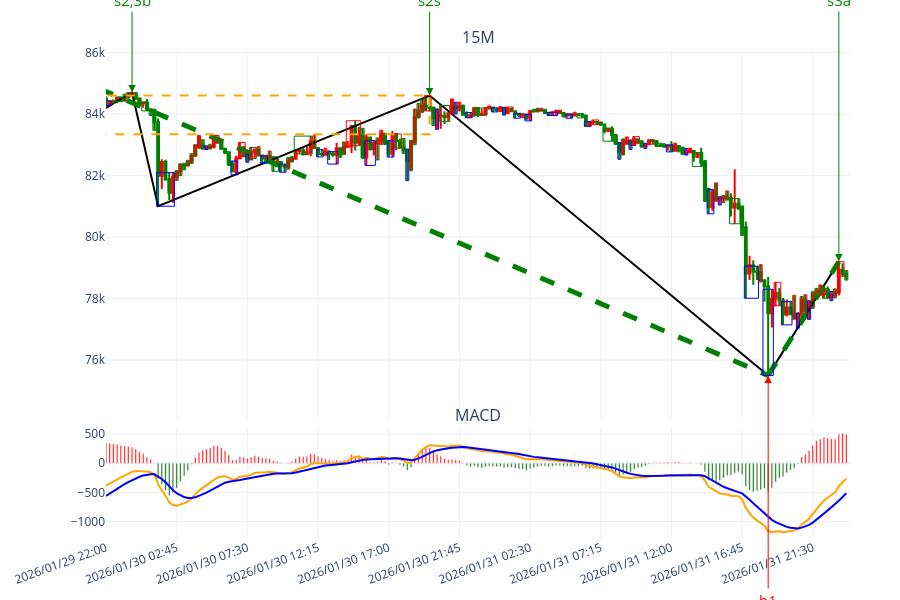

Source (notebook cell):
### Code cell
# %load test1.py

# ===== 必须放在最前面 =====
import sys
import os

project_root = os.path.abspath("..")  # Debug 的上一级

if project_root not in sys.path:
    sys.path.insert(0, project_root)

print("Project root:", project_root)

# ===== 再 import =====
from Chan import CChan
from ChanConfig import CChanConfig
from Common.CEnum import AUTYPE, BSP_TYPE, DATA_SRC, FX_TYPE, KL_TYPE
from Plot import get_plot_driver
"""
示例策略（回测演示）：
- 演示如何使用 `CChan` 按步触发或逐根喂入 K 线并实现简单交易逻辑。
- 仅为教学示例，不构成投资建议。
"""



if __name__ == "__main__":
    # 简单示例策略：只交易一类买卖点（底分型开仓，顶分型平仓）
    # 该脚本用于回测演示，逻辑保持简洁清晰。
    # 与 main.py 保持一致，使用 CCXT 获取合约/交易对数据（示例使用 BTC/USDT）
    code = "BTCUSDT"
    begin_time = "2025-01-01"
    end_time = "2026-02-04"
    data_src = DATA_SRC.CSV
    lv_list = [KL_TYPE.K_15M]

    # CChan 配置：开启 step 触发并设置分歧率与最小中枢数
    config = CChanConfig({
        "trigger_step": True,
        "divergence_rate": 0.8,
        "min_zs_cnt": 1,
    })

    # 绘图开关：按需开启或关闭各类子图
    plot_config = {
        "plot_kline": True,
        "plot_kline_combine": True,
        "plot_bi": True,
        "plot_seg": True,
        "plot_eigen": False,
        "plot_zs": True,
        "plot_macd": True,
        "plot_mean": False,
        "plot_channel": False,
        "plot_bsp": True,
        "plot_extrainfo": False,
        "plot_demark": False,
        "plot_marker": False,
        "plot_rsi": False,
        "plot_kdj": False,
    }

    # 绘图参数：局部绘制参数和图像范围
    plot_para = {
        "seg": {},
        "bi": {},
        "figure": {"x_range": 200},
        "marker": {},
    }


    # 初始化 CChan（自动加载历史数据并开始计算）
    chan = CChan(
        code=code,
        begin_time=begin_time,
        end_time=end_time,
        data_src=data_src,
        lv_list=lv_list,
        config=config,
        autype=AUTYPE.NONE,  # 合约/CCXT 数据无需复权
    )

    is_hold = False
    last_buy_price = None
    # 遍历按步返回的快照（每增加一根 K 线会产出新的静态计算结果）
    for chan_snapshot in chan.step_load():
        # 获取最新的买卖点列表（按时间倒序）
        bsp_list = chan_snapshot.get_latest_bsp()
        if not bsp_list:
            continue
        last_bsp = bsp_list[0]
        # 仅处理 T1 / T1P 类型买卖点
        if BSP_TYPE.T1 not in last_bsp.type and BSP_TYPE.T1P not in last_bsp.type:
            continue
        cur_lv_chan = chan_snapshot[0]
        # 仅当买卖点对应的 K 线与当前倒数第二根 K 线对齐时才执行交易判定
        if last_bsp.klu.klc.idx != cur_lv_chan[-2].idx:
            continue
        # 底分型且为买点且未持仓 → 开仓
        if cur_lv_chan[-2].fx == FX_TYPE.BOTTOM and last_bsp.is_buy and not is_hold:
            last_buy_price = cur_lv_chan[-1][-1].close
            print(f'{cur_lv_chan[-1][-1].time}:buy price = {last_buy_price}')
            is_hold = True
        # 顶分型且为卖点且持仓中 → 平仓
        elif cur_lv_chan[-2].fx == FX_TYPE.TOP and not last_bsp.is_buy and is_hold:
            sell_price = cur_lv_chan[-1][-1].close
            print(f'{cur_lv_chan[-1][-1].time}:sell price = {sell_price}, profit rate = {(sell_price-last_buy_price)/last_buy_price*100:.2f}%')
            is_hold = False

    # 使用 plotly 引擎绘图
    CPlotDriver = get_plot_driver("plotly")
    plot_driver = CPlotDriver(chan, plot_config=plot_config, plot_para=plot_para)
    plot_driver.show()
    plot_driver.save2img("./result/test.html")

### Figure 1 — Plotly figure (JSON) as saved in the notebook; plotly's stock layout.template omitted (floating-point values rounded to 4 significant figures; data arrays with more than 128 entries replaced by an {"elided": "..."} marker saying what was removed)
{"data": [{"close": {"elided": "200 float values"}, "decreasing": {"fillcolor": "green", "line": {"color": "green"}}, "high": {"elided": "200 float values"}, "increasing": {"fillcolor": "red", "line": {"color": "red"}}, "low": {"elided": "200 float values"}, "name": "K线", "open": {"elided": "200 float values"}, "showlegend": false, "type": "candlestick", "x": {"elided": "200 int values"}, "xaxis": "x", "yaxis": "y"}, {"line": {"color": "black"}, "mode": "lines", "showlegend": false, "type": "scatter", "x": [37804, 37823, 37830, 37903, 37994, 38013], "xaxis": "x", "y": [83340.0, 84700.0, 81000, 84599, 75500, 79200], "yaxis": "y"}, {"line": {"color": "green", "dash": "dash", "width": 5}, "mode": "lines", "showlegend": false, "type": "scatter", "x": [37703, 37994], "xaxis": "x", "y": [90590.0, 75500], "yaxis": "y"}, {"line": {"color": "green", "dash": "dash", "width": 5}, "mode": "lines", "showlegend": false, "type": "scatter", "x": [37994, 38013], "xaxis": "x", "y": [75500, 79200], "yaxis": "y"}, {"line": {"color": "#FFA500"}, "mode": "lines", "name": "DIF", "showlegend": false, "type": "scatter", "x": {"elided": "200 int values"}, "xaxis": "x2", "y": {"elided": "200 float values"}, "yaxis": "y2"}, {"line": {"color": "#0000ff"}, "mode": "lines", "name": "DEA", "showlegend": false, "type": "scatter", "x": {"elided": "200 int values"}, "xaxis": "x2", "y": {"elided": "200 float values"}, "yaxis": "y2"}, {"marker": {"color": {"elided": "200 str values"}}, "name": "MACD", "showlegend": false, "type": "bar", "width": 0.4, "x": {"elided": "200 int values"}, "xaxis": "x2", "y": {"elided": "200 float values"}, "yaxis": "y2"}], "layout": {"annotations": [{"font": {"size": 16}, "showarrow": false, "text": "15M", "x": 0.5, "xanchor": "center", "xref": "paper", "y": 1.0, "yanchor": "bottom", "yref": "paper"}, {"font": {"size": 16}, "showarrow": false, "text": "MACD", "x": 0.5, "xanchor": "center", "xref": "paper", "y": 0.2262, "yanchor": "bottom", "yref": "paper"}, {"arrowcolor": "red", "arrowhead": 2, "arrowsize": 1.5, "arrowwidth": 1, "ax": 0, "ay": 55200.0, "font": {"color": "red", "size": 15}, "showarrow": true, "text": "b1", "x": 37994, "xref": "x", "y": 75500, "yref": "y"}, {"arrowcolor": "green", "arrowhead": 2, "arrowsize": 1.5, "arrowwidth": 1, "ax": 0, "ay": -55200.0, "font": {"color": "green", "size": 15}, "showarrow": true, "text": "s2,3b", "x": 37823, "xref": "x", "y": 84700.0, "yref": "y"}, {"arrowcolor": "green", "arrowhead": 2, "arrowsize": 1.5, "arrowwidth": 1, "ax": 0, "ay": -55200.0, "font": {"color": "green", "size": 15}, "showarrow": true, "text": "s3a", "x": 38013, "xref": "x", "y": 79200, "yref": "y"}, {"arrowcolor": "green", "arrowhead": 2, "arrowsize": 1.5, "arrowwidth": 1, "ax": 0, "ay": -55200.0, "font": {"color": "green", "size": 15}, "showarrow": true, "text": "s2s", "x": 37903, "xref": "x", "y": 84599, "yref": "y"}], "height": 600, "margin": {"b": 50, "l": 50, "r": 50, "t": 50}, "shapes": [{"fillcolor": "rgba(0,0,0,0)", "line": {"color": "blue", "width": 1}, "type": "rect", "x0": 37820.0, "x1": 37820.0, "xref": "x", "y0": 84270.0, "y1": 84430.0, "yref": "y"}, {"fillcolor": "rgba(0,0,0,0)", "line": {"color": "green", "width": 1}, "type": "rect", "x0": 37820.0, "x1": 37820.0, "xref": "x", "y0": 84350, "y1": 84450, "yref": "y"}, {"fillcolor": "rgba(0,0,0,0)", "line": {"color": "green", "width": 1}, "type": "rect", "x0": 37820.0, "x1": 37820.0, "xref": "x", "y0": 84400, "y1": 84550.0, "yref": "y"}, {"fillcolor": "rgba(0,0,0,0)", "line": {"color": "green", "width": 1}, "type": "rect", "x0": 37820.0, "x1": 37820.0, "xref": "x", "y0": 84420.0, "y1": 84640.0, "yref": "y"}, {"fillcolor": "rgba(0,0,0,0)", "line": {"color": "green", "width": 1}, "type": "rect", "x0": 37820.0, "x1": 37820.0, "xref": "x", "y0": 84550.0, "y1": 84700.0, "yref": "y"}, {"fillcolor": "rgba(0,0,0,0)", "line": {"color": "red", "width": 1}, "type": "rect", "x0": 37820.0, "x1": 37820.0, "xref": "x", "y0": 84602, "y1": 84700.0, "yref": "y"}, {"fillcolor": "rgba(0,0,0,0)", "line": {"color": "green", "width": 1}, "type": "rect", "x0": 37820.0, "x1": 37820.0, "xref": "x", "y0": 84490.0, "y1": 84700.0, "yref": "y"}, {"fillcolor": "rgba(0,0,0,0)", "line": {"color": "green", "width": 1}, "type": "rect", "x0": 37820.0, "x1": 37830.0, "xref": "x", "y0": 84275, "y1": 84520.0, "yref": "y"}, {"fillcolor": "rgba(0,0,0,0)", "line": {"color": "green", "width": 1}, "type": "rect", "x0": 37830.0, "x1": 37830.0, "xref": "x", "y0": 84100, "y1": 84400.0, "yref": "y"}, {"fillcolor": "rgba(0,0,0,0)", "line": {"color": "green", "width": 1}, "type": "rect", "x0": 37830.0, "x1": 37830.0, "xref": "x", "y0": 83950, "y1": 84160.0, "yref": "y"}, {"fillcolor": "rgba(0,0,0,0)", "line": {"color": "green", "width": 1}, "type": "rect", "x0": 37830.0, "x1": 37830.0, "xref": "x", "y0": 83470.0, "y1": 84160.0, "yref": "y"}, {"fillcolor": "rgba(0,0,0,0)", "line": {"color": "blue", "width": 1}, "type": "rect", "x0": 37830.0, "x1": 37830.0, "xref": "x", "y0": 81000, "y1": 82090.0, "yref": "y"}, {"fillcolor": "rgba(0,0,0,0)", "line": {"color": "green", "width": 1}, "type": "rect", "x0": 37830.0, "x1": 37840.0, "xref": "x", "y0": 81840.0, "y1": 82150.0, "yref": "y"}, {"fillcolor": "rgba(0,0,0,0)", "line": {"color": "green", "width": 1}, "type": "rect", "x0": 37840.0, "x1": 37840.0, "xref": "x", "y0": 82000.0, "y1": 82380.0, "yref": "y"}, {"fillcolor": "rgba(0,0,0,0)", "line": {"color": "green", "width": 1}, "type": "rect", "x0": 37840.0, "x1": 37840.0, "xref": "x", "y0": 82180.0, "y1": 82400.0, "yref": "y"}, {"fillcolor": "rgba(0,0,0,0)", "line": {"color": "green", "width": 1}, "type": "rect", "x0": 37840.0, "x1": 37840.0, "xref": "x", "y0": 82320.0, "y1": 82490.0, "yref": "y"}, {"fillcolor": "rgba(0,0,0,0)", "line": {"color": "green", "width": 1}, "type": "rect", "x0": 37840.0, "x1": 37840.0, "xref": "x", "y0": 82390.0, "y1": 82710.0, "yref": "y"}, {"fillcolor": "rgba(0,0,0,0)", "line": {"color": "green", "width": 1}, "type": "rect", "x0": 37840.0, "x1": 37840.0, "xref": "x", "y0": 82640.0, "y1": 82980.0, "yref": "y"}, {"fillcolor": "rgba(0,0,0,0)", "line": {"color": "red", "width": 1}, "type": "rect", "x0": 37840.0, "x1": 37840.0, "xref": "x", "y0": 82890.0, "y1": 83300.0, "yref": "y"}, {"fillcolor": "rgba(0,0,0,0)", "line": {"color": "green", "width": 1}, "type": "rect", "x0": 37840.0, "x1": 37840.0, "xref": "x", "y0": 82860.0, "y1": 83160.0, "yref": "y"}, {"fillcolor": "rgba(0,0,0,0)", "line": {"color": "blue", "width": 1}, "type": "rect", "x0": 37840.0, "x1": 37840.0, "xref": "x", "y0": 82840.0, "y1": 82960.0, "yref": "y"}, {"fillcolor": "rgba(0,0,0,0)", "line": {"color": "green", "width": 1}, "type": "rect", "x0": 37840.0, "x1": 37840.0, "xref": "x", "y0": 82860.0, "y1": 83020.0, "yref": "y"}, {"fillcolor": "rgba(0,0,0,0)", "line": {"color": "red", "width": 1}, "type": "rect", "x0": 37840.0, "x1": 37850.0, "xref": "x", "y0": 83070.0, "y1": 83300, "yref": "y"}, {"fillcolor": "rgba(0,0,0,0)", "line": {"color": "green", "width": 1}, "type": "rect", "x0": 37850.0, "x1": 37850.0, "xref": "x", "y0": 82870.0, "y1": 83100, "yref": "y"}, {"fillcolor": "rgba(0,0,0,0)", "line": {"color": "green", "width": 1}, "type": "rect", "x0": 37850.0, "x1": 37850.0, "xref": "x", "y0": 82710.0, "y1": 82880.0, "yref": "y"}, {"fillcolor": "rgba(0,0,0,0)", "line": {"color": "green", "width": 1}, "type": "rect", "x0": 37850.0, "x1": 37850.0, "xref": "x", "y0": 82328, "y1": 82760.0, "yref": "y"}, {"fillcolor": "rgba(0,0,0,0)", "line": {"color": "blue", "width": 1}, "type": "rect", "x0": 37850.0, "x1": 37850.0, "xref": "x", "y0": 82020.0, "y1": 82470.0, "yref": "y"}, {"fillcolor": "rgba(0,0,0,0)", "line": {"color": "red", "width": 1}, "type": "rect", "x0": 37850.0, "x1": 37850.0, "xref": "x", "y0": 82620.0, "y1": 83070.0, "yref": "y"}, {"fillcolor": "rgba(0,0,0,0)", "line": {"color": "blue", "width": 1}, "type": "rect", "x0": 37850.0, "x1": 37850.0, "xref": "x", "y0": 82430.0, "y1": 82690.0, "yref": "y"}, {"fillcolor": "rgba(0,0,0,0)", "line": {"color": "green", "width": 1}, "type": "rect", "x0": 37850.0, "x1": 37860.0, "xref": "x", "y0": 82550.0, "y1": 82910.0, "yref": "y"}, {"fillcolor": "rgba(0,0,0,0)", "line": {"color": "red", "width": 1}, "type": "rect", "x0": 37860.0, "x1": 37860.0, "xref": "x", "y0": 82650, "y1": 82940.0, "yref": "y"}, {"fillcolor": "rgba(0,0,0,0)", "line": {"color": "blue", "width": 1}, "type": "rect", "x0": 37860.0, "x1": 37860.0, "xref": "x", "y0": 82399, "y1": 82642, "yref": "y"}, {"fillcolor": "rgba(0,0,0,0)", "line": {"color": "red", "width": 1}, "type": "rect", "x0": 37860.0, "x1": 37860.0, "xref": "x", "y0": 82560.0, "y1": 82790.0, "yref": "y"}, {"fillcolor": "rgba(0,0,0,0)", "line": {"color": "green", "width": 1}, "type": "rect", "x0": 37860.0, "x1": 37860.0, "xref": "x", "y0": 82140.0, "y1": 82610.0, "yref": "y"}, {"fillcolor": "rgba(0,0,0,0)", "line": {"color": "blue", "width": 1}, "type": "rect", "x0": 37860.0, "x1": 37860.0, "xref": "x", "y0": 82110.0, "y1": 82370.0, "yref": "y"}, {"fillcolor": "rgba(0,0,0,0)", "line": {"color": "green", "width": 1}, "type": "rect", "x0": 37860.0, "x1": 37870.0, "xref": "x", "y0": 82210.0, "y1": 82590.0, "yref": "y"}, {"fillcolor": "rgba(0,0,0,0)", "line": {"color": "green", "width": 1}, "type": "rect", "x0": 37870.0, "x1": 37870.0, "xref": "x", "y0": 82440.0, "y1": 82612, "yref": "y"}, {"fillcolor": "rgba(0,0,0,0)", "line": {"color": "green", "width": 1}, "type": "rect", "x0": 37870.0, "x1": 37870.0, "xref": "x", "y0": 82700, "y1": 83280.0, "yref": "y"}, {"fillcolor": "rgba(0,0,0,0)", "line": {"color": "red", "width": 1}, "type": "rect", "x0": 37870.0, "x1": 37870.0, "xref": "x", "y0": 82880.0, "y1": 83300.0, "yref": "y"}, {"fillcolor": "rgba(0,0,0,0)", "line": {"color": "blue", "width": 1}, "type": "rect", "x0": 37870.0, "x1": 37870.0, "xref": "x", "y0": 82600.0, "y1": 82840.0, "yref": "y"}, {"fillcolor": "rgba(0,0,0,0)", "line": {"color": "red", "width": 1}, "type": "rect", "x0": 37870.0, "x1": 37880.0, "xref": "x", "y0": 82655, "y1": 82890.0, "yref": "y"}, {"fillcolor": "rgba(0,0,0,0)", "line": {"color": "blue", "width": 1}, "type": "rect", "x0": 37880.0, "x1": 37880.0, "xref": "x", "y0": 82370.0, "y1": 82775, "yref": "y"}, {"fillcolor": "rgba(0,0,0,0)", "line": {"color": "green", "width": 1}, "type": "rect", "x0": 37880.0, "x1": 37880.0, "xref": "x", "y0": 82590.0, "y1": 82880.0, "yref": "y"}, {"fillcolor": "rgba(0,0,0,0)", "line": {"color": "green", "width": 1}, "type": "rect", "x0": 37880.0, "x1": 37880.0, "xref": "x", "y0": 82690.0, "y1": 83090.0, "yref": "y"}, {"fillcolor": "rgba(0,0,0,0)", "line": {"color": "red", "width": 1}, "type": "rect", "x0": 37880.0, "x1": 37880.0, "xref": "x", "y0": 82970.0, "y1": 83780.0, "yref": "y"}, {"fillcolor": "rgba(0,0,0,0)", "line": {"color": "green", "width": 1}, "type": "rect", "x0": 37880.0, "x1": 37890.0, "xref": "x", "y0": 82570.0, "y1": 83533, "yref": "y"}, {"fillcolor": "rgba(0,0,0,0)", "line": {"color": "blue", "width": 1}, "type": "rect", "x0": 37890.0, "x1": 37890.0, "xref": "x", "y0": 82330.0, "y1": 83130.0, "yref": "y"}, {"fillcolor": "rgba(0,0,0,0)", "line": {"color": "green", "width": 1}, "type": "rect", "x0": 37890.0, "x1": 37890.0, "xref": "x", "y0": 82500.0, "y1": 83222, "yref": "y"}, {"fillcolor": "rgba(0,0,0,0)", "line": {"color": "red", "width": 1}, "type": "rect", "x0": 37890.0, "x1": 37890.0, "xref": "x", "y0": 83010.0, "y1": 83470.0, "yref": "y"}, {"fillcolor": "rgba(0,0,0,0)", "line": {"color": "green", "width": 1}, "type": "rect", "x0": 37890.0, "x1": 37890.0, "xref": "x", "y0": 83010.0, "y1": 83370.0, "yref": "y"}, {"fillcolor": "rgba(0,0,0,0)", "line": {"color": "blue", "width": 1}, "type": "rect", "x0": 37890.0, "x1": 37890.0, "xref": "x", "y0": 82600, "y1": 83130.0, "yref": "y"}, {"fillcolor": "rgba(0,0,0,0)", "line": {"color": "red", "width": 1}, "type": "rect", "x0": 37890.0, "x1": 37900.0, "xref": "x", "y0": 82890.0, "y1": 83350, "yref": "y"}, {"fillcolor": "rgba(0,0,0,0)", "line": {"color": "green", "width": 1}, "type": "rect", "x0": 37900.0, "x1": 37900.0, "xref": "x", "y0": 82716, "y1": 83200.0, "yref": "y"}, {"fillcolor": "rgba(0,0,0,0)", "line": {"color": "blue", "width": 1}, "type": "rect", "x0": 37900.0, "x1": 37900.0, "xref": "x", "y0": 81832, "y1": 82860.0, "yref": "y"}, {"fillcolor": "rgba(0,0,0,0)", "line": {"color": "green", "width": 1}, "type": "rect", "x0": 37900.0, "x1": 37900.0, "xref": "x", "y0": 82150.0, "y1": 83140.0, "yref": "y"}, {"fillcolor": "rgba(0,0,0,0)", "line": {"color": "green", "width": 1}, "type": "rect", "x0": 37900.0, "x1": 37900.0, "xref": "x", "y0": 83000.0, "y1": 84160.0, "yref": "y"}, {"fillcolor": "rgba(0,0,0,0)", "line": {"color": "green", "width": 1}, "type": "rect", "x0": 37900.0, "x1": 37900.0, "xref": "x", "y0": 83880.0, "y1": 84345, "yref": "y"}, {"fillcolor": "rgba(0,0,0,0)", "line": {"color": "green", "width": 1}, "type": "rect", "x0": 37900.0, "x1": 37900.0, "xref": "x", "y0": 84050.0, "y1": 84490.0, "yref": "y"}, {"fillcolor": "rgba(0,0,0,0)", "line": {"color": "red", "width": 1}, "type": "rect", "x0": 37900.0, "x1": 37900.0, "xref": "x", "y0": 84100.0, "y1": 84599, "yref": "y"}, {"fillcolor": "rgba(0,0,0,0)", "line": {"color": "green", "width": 1}, "type": "rect", "x0": 37900.0, "x1": 37900.0, "xref": "x", "y0": 83630.0, "y1": 84220.0, "yref": "y"}, {"fillcolor": "rgba(0,0,0,0)", "line": {"color": "blue", "width": 1}, "type": "rect", "x0": 37900.0, "x1": 37910.0, "xref": "x", "y0": 83501, "y1": 84160.0, "yref": "y"}, {"fillcolor": "rgba(0,0,0,0)", "line": {"color": "green", "width": 1}, "type": "rect", "x0": 37910.0, "x1": 37910.0, "xref": "x", "y0": 83759, "y1": 84280.0, "yref": "y"}, {"fillcolor": "rgba(0,0,0,0)", "line": {"color": "red", "width": 1}, "type": "rect", "x0": 37910.0, "x1": 37910.0, "xref": "x", "y0": 84020.0, "y1": 84490.0, "yref": "y"}, {"fillcolor": "rgba(0,0,0,0)", "line": {"color": "blue", "width": 1}, "type": "rect", "x0": 37910.0, "x1": 37910.0, "xref": "x", "y0": 84000, "y1": 84380.0, "yref": "y"}, {"fillcolor": "rgba(0,0,0,0)", "line": {"color": "red", "width": 1}, "type": "rect", "x0": 37910.0, "x1": 37910.0, "xref": "x", "y0": 84100.0, "y1": 84385, "yref": "y"}, {"fillcolor": "rgba(0,0,0,0)", "line": {"color": "green", "width": 1}, "type": "rect", "x0": 37910.0, "x1": 37910.0, "xref": "x", "y0": 83980.0, "y1": 84290.0, "yref": "y"}, {"fillcolor": "rgba(0,0,0,0)", "line": {"color": "blue", "width": 1}, "type": "rect", "x0": 37910.0, "x1": 37910.0, "xref": "x", "y0": 83880.0, "y1": 84050.0, "yref": "y"}, {"fillcolor": "rgba(0,0,0,0)", "line": {"color": "green", "width": 1}, "type": "rect", "x0": 37910.0, "x1": 37920.0, "xref": "x", "y0": 83960.0, "y1": 84194, "yref": "y"}, {"fillcolor": "rgba(0,0,0,0)", "line": {"color": "red", "width": 1}, "type": "rect", "x0": 37920.0, "x1": 37920.0, "xref": "x", "y0": 84160.0, "y1": 84260.0, "yref": "y"}, {"fillcolor": "rgba(0,0,0,0)", "line": {"color": "blue", "width": 1}, "type": "rect", "x0": 37920.0, "x1": 37920.0, "xref": "x", "y0": 84070.0, "y1": 84200, "yref": "y"}, {"fillcolor": "rgba(0,0,0,0)", "line": {"color": "red", "width": 1}, "type": "rect", "x0": 37920.0, "x1": 37920.0, "xref": "x", "y0": 84080.0, "y1": 84240.0, "yref": "y"}, {"fillcolor": "rgba(0,0,0,0)", "line": {"color": "blue", "width": 1}, "type": "rect", "x0": 37920.0, "x1": 37920.0, "xref": "x", "y0": 83960.0, "y1": 84200, "yref": "y"}, {"fillcolor": "rgba(0,0,0,0)", "line": {"color": "red", "width": 1}, "type": "rect", "x0": 37920.0, "x1": 37930.0, "xref": "x", "y0": 84090.0, "y1": 84230.0, "yref": "y"}, {"fillcolor": "rgba(0,0,0,0)", "line": {"color": "blue", "width": 1}, "type": "rect", "x0": 37930.0, "x1": 37930.0, "xref": "x", "y0": 83860.0, "y1": 84010.0, "yref": "y"}, {"fillcolor": "rgba(0,0,0,0)", "line": {"color": "red", "width": 1}, "type": "rect", "x0": 37930.0, "x1": 37930.0, "xref": "x", "y0": 83880.0, "y1": 84010.0, "yref": "y"}, {"fillcolor": "rgba(0,0,0,0)", "line": {"color": "blue", "width": 1}, "type": "rect", "x0": 37930.0, "x1": 37930.0, "xref": "x", "y0": 83780.0, "y1": 83990, "yref": "y"}, {"fillcolor": "rgba(0,0,0,0)", "line": {"color": "green", "width": 1}, "type": "rect", "x0": 37930.0, "x1": 37930.0, "xref": "x", "y0": 84070.0, "y1": 84150, "yref": "y"}, {"fillcolor": "rgba(0,0,0,0)", "line": {"color": "green", "width": 1}, "type": "rect", "x0": 37930.0, "x1": 37930.0, "xref": "x", "y0": 84070.0, "y1": 84187, "yref": "y"}, {"fillcolor": "rgba(0,0,0,0)", "line": {"color": "red", "width": 1}, "type": "rect", "x0": 37930.0, "x1": 37930.0, "xref": "x", "y0": 84098, "y1": 84190, "yref": "y"}, {"fillcolor": "rgba(0,0,0,0)", "line": {"color": "green", "width": 1}, "type": "rect", "x0": 37930.0, "x1": 37930.0, "xref": "x", "y0": 84020.0, "y1": 84150.0, "yref": "y"}, {"fillcolor": "rgba(0,0,0,0)", "line": {"color": "blue", "width": 1}, "type": "rect", "x0": 37930.0, "x1": 37940.0, "xref": "x", "y0": 83950.0, "y1": 84050.0, "yref": "y"}, {"fillcolor": "rgba(0,0,0,0)", "line": {"color": "red", "width": 1}, "type": "rect", "x0": 37940.0, "x1": 37940.0, "xref": "x", "y0": 84030.0, "y1": 84107, "yref": "y"}, {"fillcolor": "rgba(0,0,0,0)", "line": {"color": "green", "width": 1}, "type": "rect", "x0": 37940.0, "x1": 37940.0, "xref": "x", "y0": 83900.0, "y1": 84030.0, "yref": "y"}, {"fillcolor": "rgba(0,0,0,0)", "line": {"color": "blue", "width": 1}, "type": "rect", "x0": 37940.0, "x1": 37940.0, "xref": "x", "y0": 83860.0, "y1": 83990.0, "yref": "y"}, {"fillcolor": "rgba(0,0,0,0)", "line": {"color": "red", "width": 1}, "type": "rect", "x0": 37940.0, "x1": 37940.0, "xref": "x", "y0": 83950.0, "y1": 84060.0, "yref": "y"}, {"fillcolor": "rgba(0,0,0,0)", "line": {"color": "green", "width": 1}, "type": "rect", "x0": 37940.0, "x1": 37940.0, "xref": "x", "y0": 83870.0, "y1": 84010.0, "yref": "y"}, {"fillcolor": "rgba(0,0,0,0)", "line": {"color": "blue", "width": 1}, "type": "rect", "x0": 37940.0, "x1": 37950.0, "xref": "x", "y0": 83600, "y1": 83750.0, "yref": "y"}, {"fillcolor": "rgba(0,0,0,0)", "line": {"color": "red", "width": 1}, "type": "rect", "x0": 37950.0, "x1": 37950.0, "xref": "x", "y0": 83650.0, "y1": 83800.0, "yref": "y"}, {"fillcolor": "rgba(0,0,0,0)", "line": {"color": "green", "width": 1}, "type": "rect", "x0": 37950.0, "x1": 37950.0, "xref": "x", "y0": 83640.0, "y1": 83740, "yref": "y"}, {"fillcolor": "rgba(0,0,0,0)", "line": {"color": "green", "width": 1}, "type": "rect", "x0": 37950.0, "x1": 37950.0, "xref": "x", "y0": 83120.0, "y1": 83540.0, "yref": "y"}, {"fillcolor": "rgba(0,0,0,0)", "line": {"color": "green", "width": 1}, "type": "rect", "x0": 37950.0, "x1": 37950.0, "xref": "x", "y0": 83010.0, "y1": 83320.0, "yref": "y"}, {"fillcolor": "rgba(0,0,0,0)", "line": {"color": "blue", "width": 1}, "type": "rect", "x0": 37950.0, "x1": 37950.0, "xref": "x", "y0": 82530.0, "y1": 83070.0, "yref": "y"}, {"fillcolor": "rgba(0,0,0,0)", "line": {"color": "green", "width": 1}, "type": "rect", "x0": 37950.0, "x1": 37960.0, "xref": "x", "y0": 82666, "y1": 83190.0, "yref": "y"}, {"fillcolor": "rgba(0,0,0,0)", "line": {"color": "red", "width": 1}, "type": "rect", "x0": 37960.0, "x1": 37960.0, "xref": "x", "y0": 83031, "y1": 83251, "yref": "y"}, {"fillcolor": "rgba(0,0,0,0)", "line": {"color": "blue", "width": 1}, "type": "rect", "x0": 37960.0, "x1": 37960.0, "xref": "x", "y0": 82850, "y1": 83150.0, "yref": "y"}, {"fillcolor": "rgba(0,0,0,0)", "line": {"color": "red", "width": 1}, "type": "rect", "x0": 37960.0, "x1": 37960.0, "xref": "x", "y0": 83050, "y1": 83265, "yref": "y"}, {"fillcolor": "rgba(0,0,0,0)", "line": {"color": "green", "width": 1}, "type": "rect", "x0": 37960.0, "x1": 37960.0, "xref": "x", "y0": 82920.0, "y1": 83132, "yref": "y"}, {"fillcolor": "rgba(0,0,0,0)", "line": {"color": "blue", "width": 1}, "type": "rect", "x0": 37960.0, "x1": 37960.0, "xref": "x", "y0": 82880, "y1": 83047, "yref": "y"}, {"fillcolor": "rgba(0,0,0,0)", "line": {"color": "red", "width": 1}, "type": "rect", "x0": 37960.0, "x1": 37960.0, "xref": "x", "y0": 83020.0, "y1": 83160, "yref": "y"}, {"fillcolor": "rgba(0,0,0,0)", "line": {"color": "green", "width": 1}, "type": "rect", "x0": 37960.0, "x1": 37970.0, "xref": "x", "y0": 82940.0, "y1": 83050.0, "yref": "y"}, {"fillcolor": "rgba(0,0,0,0)", "line": {"color": "green", "width": 1}, "type": "rect", "x0": 37970.0, "x1": 37970.0, "xref": "x", "y0": 82930.0, "y1": 83030.0, "yref": "y"}, {"fillcolor": "rgba(0,0,0,0)", "line": {"color": "blue", "width": 1}, "type": "rect", "x0": 37970.0, "x1": 37970.0, "xref": "x", "y0": 82770.0, "y1": 82980.0, "yref": "y"}, {"fillcolor": "rgba(0,0,0,0)", "line": {"color": "red", "width": 1}, "type": "rect", "x0": 37970.0, "x1": 37970.0, "xref": "x", "y0": 82810.0, "y1": 83050, "yref": "y"}, {"fillcolor": "rgba(0,0,0,0)", "line": {"color": "green", "width": 1}, "type": "rect", "x0": 37970.0, "x1": 37970.0, "xref": "x", "y0": 82770.0, "y1": 82960.0, "yref": "y"}, {"fillcolor": "rgba(0,0,0,0)", "line": {"color": "green", "width": 1}, "type": "rect", "x0": 37970.0, "x1": 37970.0, "xref": "x", "y0": 82680.0, "y1": 82920.0, "yref": "y"}, {"fillcolor": "rgba(0,0,0,0)", "line": {"color": "blue", "width": 1}, "type": "rect", "x0": 37970.0, "x1": 37970.0, "xref": "x", "y0": 82670.0, "y1": 82877, "yref": "y"}, {"fillcolor": "rgba(0,0,0,0)", "line": {"color": "red", "width": 1}, "type": "rect", "x0": 37970.0, "x1": 37970.0, "xref": "x", "y0": 82740.0, "y1": 82888, "yref": "y"}, {"fillcolor": "rgba(0,0,0,0)", "line": {"color": "green", "width": 1}, "type": "rect", "x0": 37970.0, "x1": 37980.0, "xref": "x", "y0": 82300.0, "y1": 82740.0, "yref": "y"}, {"fillcolor": "rgba(0,0,0,0)", "line": {"color": "green", "width": 1}, "type": "rect", "x0": 37980.0, "x1": 37980.0, "xref": "x", "y0": 81160.0, "y1": 82490.0, "yref": "y"}, {"fillcolor": "rgba(0,0,0,0)", "line": {"color": "blue", "width": 1}, "type": "rect", "x0": 37980.0, "x1": 37980.0, "xref": "x", "y0": 80750.0, "y1": 81539, "yref": "y"}, {"fillcolor": "rgba(0,0,0,0)", "line": {"color": "red", "width": 1}, "type": "rect", "x0": 37980.0, "x1": 37980.0, "xref": "x", "y0": 81160, "y1": 81760, "yref": "y"}, {"fillcolor": "rgba(0,0,0,0)", "line": {"color": "blue", "width": 1}, "type": "rect", "x0": 37980.0, "x1": 37980.0, "xref": "x", "y0": 81040.0, "y1": 81310.0, "yref": "y"}, {"fillcolor": "rgba(0,0,0,0)", "line": {"color": "green", "width": 1}, "type": "rect", "x0": 37980.0, "x1": 37980.0, "xref": "x", "y0": 81120.0, "y1": 81350.0, "yref": "y"}, {"fillcolor": "rgba(0,0,0,0)", "line": {"color": "red", "width": 1}, "type": "rect", "x0": 37980.0, "x1": 37980.0, "xref": "x", "y0": 81200, "y1": 81500.0, "yref": "y"}, {"fillcolor": "rgba(0,0,0,0)", "line": {"color": "green", "width": 1}, "type": "rect", "x0": 37980.0, "x1": 37990.0, "xref": "x", "y0": 80430.0, "y1": 81250.0, "yref": "y"}, {"fillcolor": "rgba(0,0,0,0)", "line": {"color": "green", "width": 1}, "type": "rect", "x0": 37990.0, "x1": 37990.0, "xref": "x", "y0": 80050, "y1": 81010.0, "yref": "y"}, {"fillcolor": "rgba(0,0,0,0)", "line": {"color": "blue", "width": 1}, "type": "rect", "x0": 37990.0, "x1": 37990.0, "xref": "x", "y0": 78010.0, "y1": 79050.0, "yref": "y"}, {"fillcolor": "rgba(0,0,0,0)", "line": {"color": "red", "width": 1}, "type": "rect", "x0": 37990.0, "x1": 37990.0, "xref": "x", "y0": 78540.0, "y1": 79100, "yref": "y"}, {"fillcolor": "rgba(0,0,0,0)", "line": {"color": "blue", "width": 1}, "type": "rect", "x0": 37990.0, "x1": 38000.0, "xref": "x", "y0": 75500, "y1": 78300.0, "yref": "y"}, {"fillcolor": "rgba(0,0,0,0)", "line": {"color": "red", "width": 1}, "type": "rect", "x0": 38000.0, "x1": 38000.0, "xref": "x", "y0": 77760.0, "y1": 78530.0, "yref": "y"}, {"fillcolor": "rgba(0,0,0,0)", "line": {"color": "blue", "width": 1}, "type": "rect", "x0": 38000.0, "x1": 38000.0, "xref": "x", "y0": 77140.0, "y1": 77900, "yref": "y"}, {"fillcolor": "rgba(0,0,0,0)", "line": {"color": "red", "width": 1}, "type": "rect", "x0": 38000.0, "x1": 38000.0, "xref": "x", "y0": 77330.0, "y1": 78106, "yref": "y"}, {"fillcolor": "rgba(0,0,0,0)", "line": {"color": "blue", "width": 1}, "type": "rect", "x0": 38000.0, "x1": 38000.0, "xref": "x", "y0": 77040.0, "y1": 77530.0, "yref": "y"}, {"fillcolor": "rgba(0,0,0,0)", "line": {"color": "green", "width": 1}, "type": "rect", "x0": 38000.0, "x1": 38000.0, "xref": "x", "y0": 77280, "y1": 78062, "yref": "y"}, {"fillcolor": "rgba(0,0,0,0)", "line": {"color": "red", "width": 1}, "type": "rect", "x0": 38000.0, "x1": 38000.0, "xref": "x", "y0": 77570.0, "y1": 78120.0, "yref": "y"}, {"fillcolor": "rgba(0,0,0,0)", "line": {"color": "blue", "width": 1}, "type": "rect", "x0": 38000.0, "x1": 38010.0, "xref": "x", "y0": 77320.0, "y1": 77930.0, "yref": "y"}, {"fillcolor": "rgba(0,0,0,0)", "line": {"color": "green", "width": 1}, "type": "rect", "x0": 38010.0, "x1": 38010.0, "xref": "x", "y0": 77680.0, "y1": 78220.0, "yref": "y"}, {"fillcolor": "rgba(0,0,0,0)", "line": {"color": "green", "width": 1}, "type": "rect", "x0": 38010.0, "x1": 38010.0, "xref": "x", "y0": 78040.0, "y1": 78330.0, "yref": "y"}, {"fillcolor": "rgba(0,0,0,0)", "line": {"color": "red", "width": 1}, "type": "rect", "x0": 38010.0, "x1": 38010.0, "xref": "x", "y0": 78110.0, "y1": 78440.0, "yref": "y"}, {"fillcolor": "rgba(0,0,0,0)", "line": {"color": "green", "width": 1}, "type": "rect", "x0": 38010.0, "x1": 38010.0, "xref": "x", "y0": 78010.0, "y1": 78320.0, "yref": "y"}, {"fillcolor": "rgba(0,0,0,0)", "line": {"color": "blue", "width": 1}, "type": "rect", "x0": 38010.0, "x1": 38010.0, "xref": "x", "y0": 77930.0, "y1": 78227, "yref": "y"}, {"fillcolor": "rgba(0,0,0,0)", "line": {"color": "green", "width": 1}, "type": "rect", "x0": 38010.0, "x1": 38010.0, "xref": "x", "y0": 78020.0, "y1": 78312, "yref": "y"}, {"fillcolor": "rgba(0,0,0,0)", "line": {"color": "red", "width": 1}, "type": "rect", "x0": 38010.0, "x1": 38010.0, "xref": "x", "y0": 78724, "y1": 79200, "yref": "y"}, {"fillcolor": "rgba(0,0,0,0)", "line": {"color": "green", "width": 1}, "type": "rect", "x0": 38010.0, "x1": 38020.0, "xref": "x", "y0": 78600.0, "y1": 78910.0, "yref": "y"}, {"fillcolor": "rgba(0,0,0,0)", "line": {"color": "orange", "dash": "dash", "width": 2}, "type": "rect", "x0": 37804, "x1": 37903, "xref": "x", "y0": 83340.0, "y1": 84599, "yref": "y"}], "showlegend": false, "xaxis": {"anchor": "y", "domain": [0, 1], "matches": "x2", "range": [37816, 38016], "rangeslider": {"visible": false}, "showgrid": true, "showticklabels": false, "tickangle": -20, "tickmode": "array", "ticktext": ["2026/01/29 22:00", "2026/01/30 02:45", "2026/01/30 07:30", "2026/01/30 12:15", "2026/01/30 17:00", "2026/01/30 21:45", "2026/01/31 02:30", "2026/01/31 07:15", "2026/01/31 12:00", "2026/01/31 16:45", "2026/01/31 21:30"], "tickvals": [37816, 37835, 37854, 37873, 37892, 37911, 37930, 37949, 37968, 37987, 38006]}, "xaxis2": {"anchor": "y2", "domain": [0, 1], "range": [37816, 38016], "showgrid": true, "tickangle": -20, "tickmode": "array", "ticktext": ["2026/01/29 22:00", "2026/01/30 02:45", "2026/01/30 07:30", "2026/01/30 12:15", "2026/01/30 17:00", "2026/01/30 21:45", "2026/01/31 02:30", "2026/01/31 07:15", "2026/01/31 12:00", "2026/01/31 16:45", "2026/01/31 21:30"], "tickvals": [37816, 37835, 37854, 37873, 37892, 37911, 37930, 37949, 37968, 37987, 38006]}, "yaxis": {"anchor": "x", "domain": [0.2462, 1.0], "range": [74120.0, 86080.0], "showgrid": true}, "yaxis2": {"anchor": "x2", "domain": [0, 0.2262], "showgrid": true}}}
